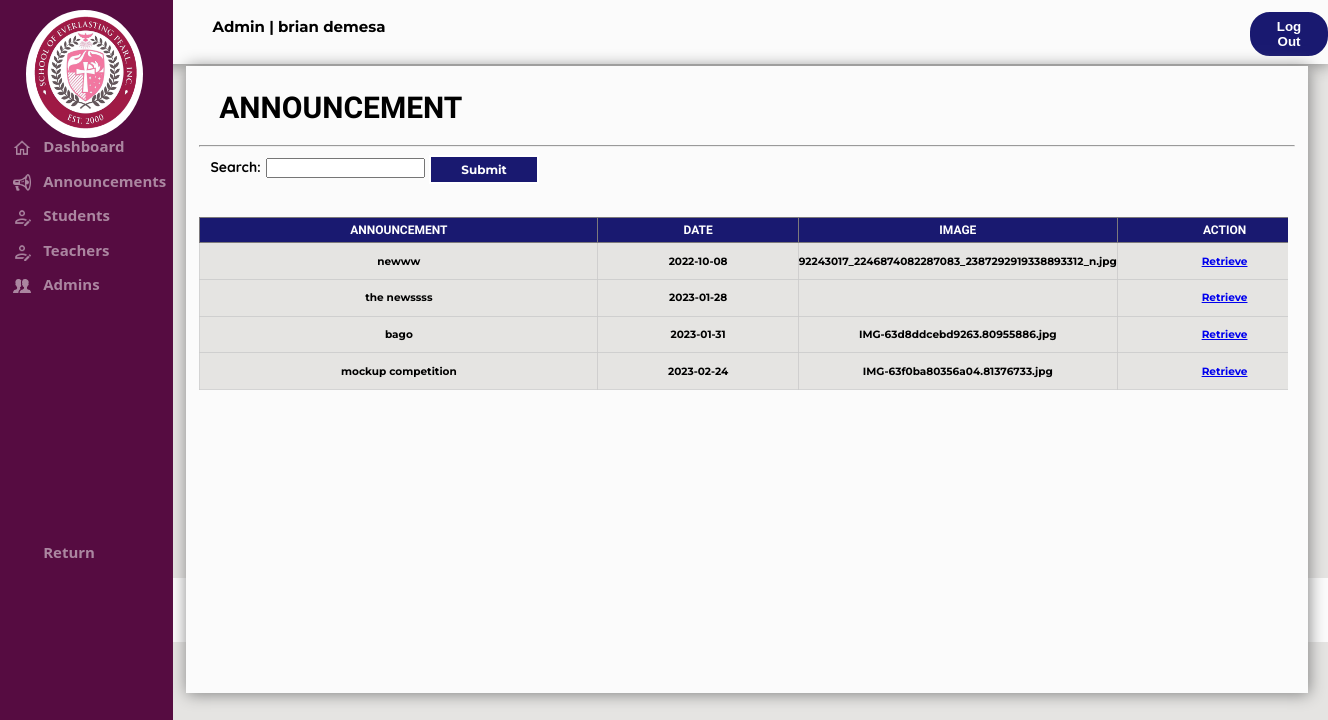
Screenshot of /Archive/announcearchive.php (signed in) with the database file from the repository.
### tables this page shows
CREATE TABLE `tbl_sepi_account` (
  `Acc_ID` int(11) NOT NULL AUTO_INCREMENT,
  `Admin_ID` varchar(20) NOT NULL,
  `Fname` varchar(30) NOT NULL,
  `mname` varchar(5) NOT NULL,
  `Lname` varchar(30) NOT NULL,
  `Username` varchar(30) NOT NULL,
  `EMAIL` varchar(50) NOT NULL,
  `Password` varchar(30) NOT NULL,
  `Gender` varchar(15) NOT NULL,
  `Address` varchar(50) NOT NULL,
  `Role` varchar(20) NOT NULL,
  `Hdate` date NOT NULL,
  PRIMARY KEY (`Acc_ID`)
);

CREATE TABLE `tbl_archive_announce` (
  `AID` int(11) NOT NULL AUTO_INCREMENT,
  `ANNOUNCEMENT` varchar(100) NOT NULL,
  `DATE` date DEFAULT NULL,
  `image` varchar(255) NOT NULL,
  PRIMARY KEY (`AID`)
);

### Archive/announcearchive.php (the view, shortened to what this page needs)
<?php
		include "../sepi_connect.php";
		if(!isset($_SESSION['loggedin']) || $_SESSION['loggedin'] !== true)
		 {
			 header("refresh:0; ../Index.php");
			 exit;
		 }else if(isset($_SESSION['Acc_ID']))
			{
				$userid = $_SESSION['Acc_ID'];
				$getrecord = mysqli_query($config,"SELECT * FROM tbl_sepi_account WHERE Acc_ID ='$userid'");
				while($rowedit = mysqli_fetch_assoc($getrecord))
				{
					$type = $rowedit['Role'];
					$name = $rowedit['Fname']." ".$rowedit['Lname'];
				}
			}
if(isset($_POST['search'])){
$search = $_POST['search'];
if ($search != NULL){
$sql = "Select * from tbl_archive_announce where AID like '%$search%' or
										ANNOUNCEMENT '%$search%' or
										DATE like '%$search%'";
}else{
$sql = "Select * from tbl_archive_announce";
}
}else{
$sql = "Select * from tbl_archive_announce";
}
	?>
<!DOCTYPE html>
<html>
	<head>
	</head>
<link rel="stylesheet" href="../Css/sepi.css">
<body style="background-color:#E5E4E2">
	<div class="header">
	<p class="displayname"><?php echo "$type" ?> | <?php echo "$name" ?></p>
		<form method="POST"action="logout.php" >
			<button type=submit name="logout" class="logout">Log Out</a>
		</form>
	</div>
	<div class="footer">
		<h6 id="footer">© 2022 SEPI Login Form. All Rights Reserved | Designed by Excel-erator</h6>
	</div>
		<form method=POST action="announcearchive.php">
		<div class="archivedashboard">
			<img src="../Images/logo.png" class="dashboardlogo">
			<a href="archive.php" class="archivedashboardhome"><img src="../Images/homeicon.png" class="homeicon">Dashboard</a>
			<a href="announcearchive.php" class="archiveannouncement"><img src="../Images/announcement.png" class="announcementicon">Announcements</a>
			<a href="studentarchive.php" class="archivestudents"><img src="../Images/studrecord.png" class="studenticon">Students</a>
			<a href="teacherarchive.php" class="archiveteachers"><img src="../Images/studrecord.png" class="teachericon">Teachers</a>
			<a href="accountarchive.php" class="archiveaccounts"><img src="../Images/account.png" class="accounticon">Admins</a>
			<a href="../Admin/dashboard.php" class="Returnarchive">Return</a>
		</div>
			<div class="announcementdivarchive">
				<h1 id="announcementfontarchive">ANNOUNCEMENT</h1>
				<hr>
				<p class="searchannouncementarchive">Search:</p>
				<input type=text name=search class="announcementtxtarchive">
				<input type=submit name=sub class="announcementbtnarchive"><br>
<?php
	$result = $config -> query($sql);
if ($result -> num_rows > 0){
	echo"<div class=announcementtbl style=overflow:auto;>";
	echo"<table class=announcementtbl1>";
	echo "<tr>";
echo "<th Class=announcearchiveheader>ANNOUNCEMENT";
echo "<th Class=announcearchiveheader1>DATE";
echo "<th Class=announcearchiveheader1>IMAGE";
echo "<th Class=announcearchiveheader1>ACTION";
	while($row = $result -> fetch_assoc()){
		echo "<tr>";
	echo "<td class=announcementinfo>".$row['ANNOUNCEMENT'];
	echo "<td class=announcementinfo>".$row['DATE'];
    echo "<td class=announcementinfo>".$row['image'];
	echo "<td class=announcementinfo><center> <a href='retrieveannounce.php?ID=".$row['AID']."'> Retrieve </a></center>";
	}
		echo "</table>";
	}
	else
	{
		echo "<center>The record is not found</center";
	}
	?>
			</div>
		</form>
	</body>
	</html>

### rows the page displays
tbl_sepi_account: Role "Admin", name "brian demesa"
tbl_archive_announce: ANNOUNCEMENT "newww", DATE "2022-10-08", image "92243017_2246874082287083_2387292919338893312_n.jpg"
tbl_archive_announce: ANNOUNCEMENT "the newssss", DATE "2023-01-28"
tbl_archive_announce: ANNOUNCEMENT "bago", DATE "2023-01-31", image "IMG-63d8ddcebd9263.80955886.jpg"
tbl_archive_announce: ANNOUNCEMENT "mockup competition", DATE "2023-02-24", image "IMG-63f0ba80356a04.81376733.jpg"
